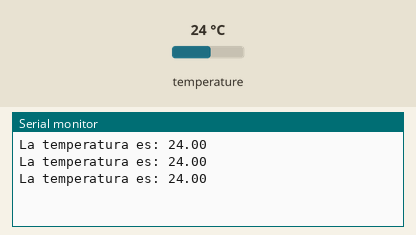
This sketch was run on a simulated Arduino Uno, built with avr-gcc and run on an emulated ATmega328P. Parts: the last lines printed to the serial monitor. The inputs (shaded band) are chosen by the test bench; at power-on: temperature 24 °C.

Above: at 2.3 s.
2.4 s: temperature set to 12 °C
At 3.7 s:
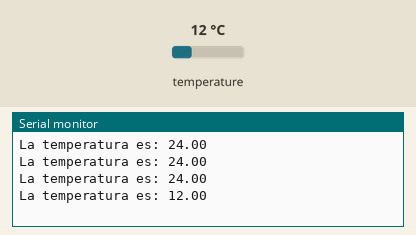
3.9 s: temperature set to 19 °C
At 3.9 s:
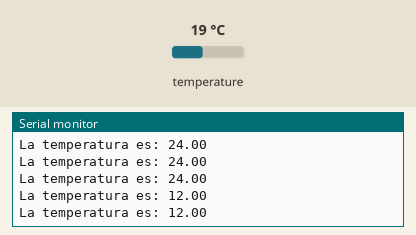
Timing chart, 0 to 6.9 s (numbered marks = the images above; inputs shaded):
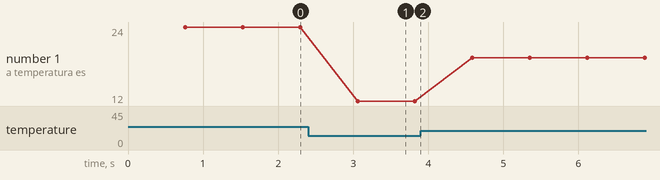

Measured:
- after the input at 2.4 s, the serial monitor: prints a new line after 0.66 s (image 1)
- plotted number 1: 24 → 12 after the input at 2.4 s, 12 → 19 after the input at 3.9 s

The sketch:

Sensor_Temperatura.ino
```cpp
// incluimos las librerias:
#include <OneWire.h>
#include <DallasTemperature.h>

//definimos el puerto con el protocolo de comunicación de OneWire
#define ONE_WIRE_BUS 2

//declaramos la instancia
OneWire oneWire (ONE_WIRE_BUS);

//Usamos la libreria dallas
DallasTemperature sensor(&oneWire);

 int led = 5;


void setup() {
  Serial.begin(9600);

}

void loop() {

  sensor.requestTemperatures();
  Serial.println("La temperatura es: " + String(sensor.getTempCByIndex(0)));

}
```
